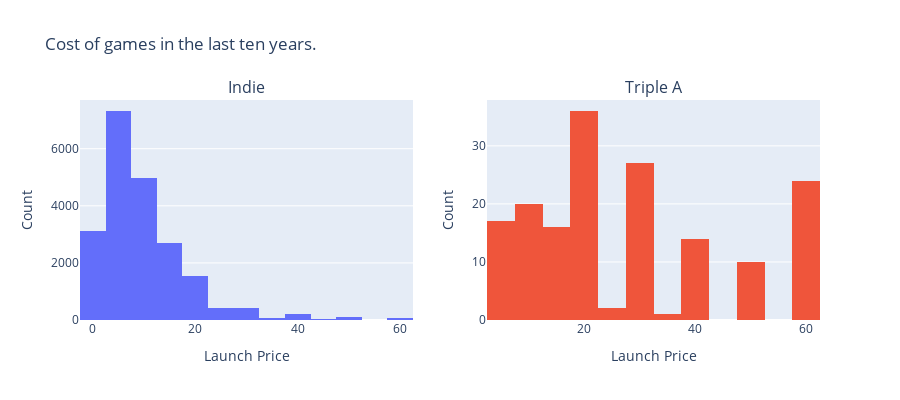

Notebook code for this chart:
### Markdown cell above
### Launch price

Next, we wanted to look at video game prices. A lower price makes a game more accessible, as more people are able to afford it. On the other hand, selling your game for a higher price will significantly boost revenue if people are willing to spend the money.

### Code cell
{
    "tags": [
        "hide_input",
    ]
}

df_rev['release_date'] = pd.to_datetime(df_rev['release_date'], format='%Y-%m-%d')
indie = df_rev[df_rev['is_aaa'] == 0]
indie = indie[indie['Launch Price'] <= 60]
indie = indie[indie['release_date'] >= '2014-01-01']
fig = make_subplots(rows=1, cols=2,
                   subplot_titles=('Indie', 'Triple A'))
fig.add_trace(
    go.Histogram(x=indie['Launch Price'], nbinsx = 12),
    row=1, col=1
)

aaa = df_rev[df_rev['is_aaa'] == 1]
aaa = aaa[aaa['Launch Price'] <= 60]
aaa = aaa[aaa['release_date'] >= '2014-01-01']
fig.add_trace(
    go.Histogram(x=aaa['Launch Price'], nbinsx = 12),
    row=1, col=2
)

fig.update_layout(
    title_text='Cost of games in the last ten years.',
    xaxis_title='Launch Price',
    yaxis_title='Count',
    height=400,
    showlegend=  False
)
fig.update_xaxes(title_text="Launch Price", row=1, col=2)
fig.update_yaxes(title_text="Count", row=1, col=2)
fig.show()

### Figure 1 — Plotly figure (JSON) as saved in the notebook; plotly's stock layout.template omitted (floating-point values rounded to 4 significant figures; data arrays with more than 128 entries replaced by an {"elided": "..."} marker saying what was removed)
{"data": [{"nbinsx": 12, "type": "histogram", "x": {"elided": "20969 float values"}, "xaxis": "x", "yaxis": "y"}, {"nbinsx": 12, "type": "histogram", "x": {"elided": "167 float values"}, "xaxis": "x2", "yaxis": "y2"}], "layout": {"annotations": [{"font": {"size": 16}, "showarrow": false, "text": "Indie", "x": 0.225, "xanchor": "center", "xref": "paper", "y": 1, "yanchor": "bottom", "yref": "paper"}, {"font": {"size": 16}, "showarrow": false, "text": "Triple A", "x": 0.775, "xanchor": "center", "xref": "paper", "y": 1, "yanchor": "bottom", "yref": "paper"}], "height": 400, "showlegend": false, "title": {"text": "Cost of games in the last ten years."}, "xaxis": {"anchor": "y", "domain": [0, 0.45], "title": {"text": "Launch Price"}}, "xaxis2": {"anchor": "y2", "domain": [0.55, 1], "title": {"text": "Launch Price"}}, "yaxis": {"anchor": "x", "domain": [0, 1], "title": {"text": "Count"}}, "yaxis2": {"anchor": "x2", "domain": [0, 1], "title": {"text": "Count"}}}}
